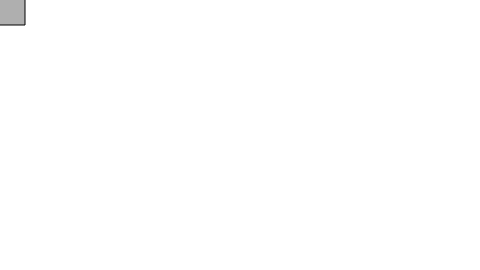
Frame 1 (no input)
Frame 60 (no input): identical to frame 1, image omitted
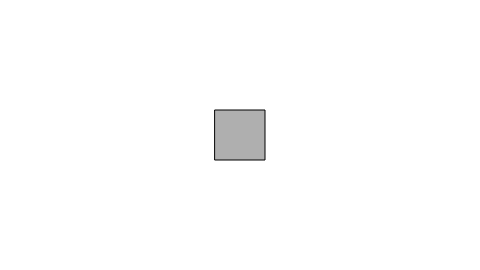
Frame 120 (the mouse pressed at the canvas centre since frame 60)

The p5.js sketch that drew these frames (run headless with seeded random() and noise() and a simulated clock; from frame 60 on, the mouse is pressed at the canvas centre):

// p5.js sketch
// ── sketch.js
// Learning Processing
// Daniel Shiffman
// http://www.learningprocessing.com

// Example 3-2: mouseX and mouseY

function setup() {
  createCanvas(480, 270);
}

function draw() {
  // Try moving background() to setup() and see the difference!
  background(255);

  // Body
  stroke(0);
  fill(175);
  rectMode(CENTER);
  
  // mouseX is a keyword that the sketch replaces with the horizontal position of the mouse.
  // mouseY is a keyword that the sketch replaces with the vertical position of the mouse.
  rect(mouseX,mouseY,50,50);   
}
